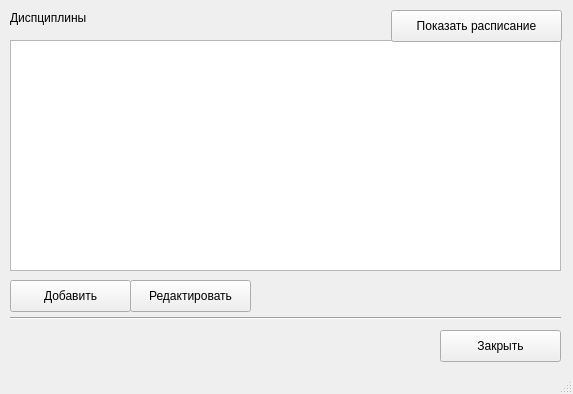
<?xml version="1.0" encoding="UTF-8"?>
<ui version="4.0">
 <class>MainWindow</class>
 <widget class="QMainWindow" name="MainWindow">
  <property name="geometry">
   <rect>
    <x>0</x>
    <y>0</y>
    <width>573</width>
    <height>394</height>
   </rect>
  </property>
  <property name="windowTitle">
   <string>MainWindow</string>
  </property>
  <widget class="QWidget" name="centralwidget">
   <widget class="QListWidget" name="listWidget">
    <property name="geometry">
     <rect>
      <x>10</x>
      <y>40</y>
      <width>551</width>
      <height>231</height>
     </rect>
    </property>
   </widget>
   <widget class="QLabel" name="label">
    <property name="geometry">
     <rect>
      <x>10</x>
      <y>10</y>
      <width>171</width>
      <height>16</height>
     </rect>
    </property>
    <property name="text">
     <string>Диспциплины</string>
    </property>
   </widget>
   <widget class="QPushButton" name="pushButton">
    <property name="geometry">
     <rect>
      <x>10</x>
      <y>280</y>
      <width>121</width>
      <height>32</height>
     </rect>
    </property>
    <property name="text">
     <string>Добавить</string>
    </property>
   </widget>
   <widget class="QPushButton" name="pushButton_2">
    <property name="geometry">
     <rect>
      <x>130</x>
      <y>280</y>
      <width>121</width>
      <height>32</height>
     </rect>
    </property>
    <property name="text">
     <string>Редактировать</string>
    </property>
   </widget>
   <widget class="QPushButton" name="pushButton_3">
    <property name="geometry">
     <rect>
      <x>440</x>
      <y>330</y>
      <width>121</width>
      <height>32</height>
     </rect>
    </property>
    <property name="text">
     <string>Закрыть</string>
    </property>
   </widget>
   <widget class="QPushButton" name="pushButton_4">
    <property name="geometry">
     <rect>
      <x>391</x>
      <y>10</y>
      <width>171</width>
      <height>32</height>
     </rect>
    </property>
    <property name="text">
     <string>Показать расписание</string>
    </property>
   </widget>
   <widget class="Line" name="line">
    <property name="geometry">
     <rect>
      <x>10</x>
      <y>310</y>
      <width>551</width>
      <height>16</height>
     </rect>
    </property>
    <property name="orientation">
     <enum>Qt::Horizontal</enum>
    </property>
   </widget>
  </widget>
  <widget class="QStatusBar" name="statusbar"/>
 </widget>
 <resources/>
 <connections/>
</ui>
